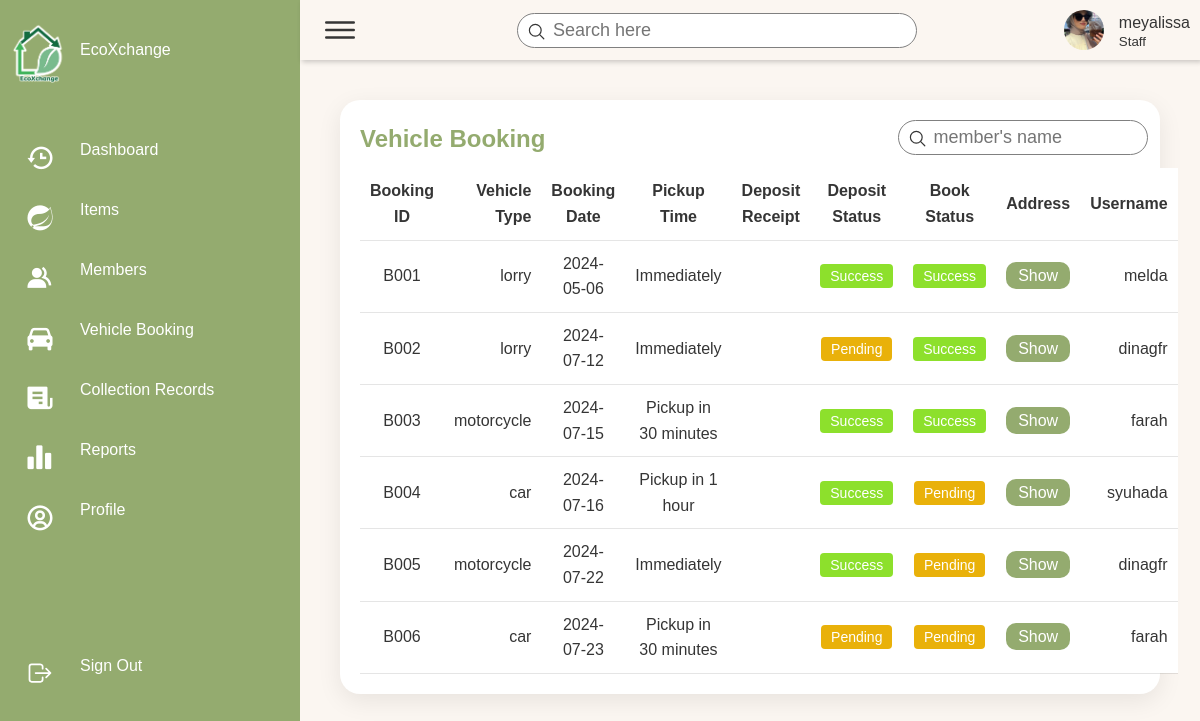
Screenshot of /EcoXchange/pages/Vehiclebooking.php (signed in) with the database file from the repository.
### tables this page shows
CREATE TABLE `staff` (
  `staff_ID` varchar(10) NOT NULL,
  `staff_username` varchar(20) NOT NULL,
  `staff_password` varchar(20) NOT NULL,
  `staff_first_name` varchar(30) NOT NULL,
  `staff_last_name` varchar(30) NOT NULL,
  `staff_contact_no` varchar(12) NOT NULL,
  `staff_email` varchar(30) NOT NULL,
  `category` varchar(30) NOT NULL,
  `staff_pict` varchar(255) NOT NULL
);

CREATE TABLE `booking` (
  `book_ID` varchar(10) NOT NULL,
  `vehicle_type` varchar(12) NOT NULL,
  `pickup_date` date NOT NULL,
  `pickup_time` varchar(30) NOT NULL,
  `deposit_receipt` varchar(255) NOT NULL,
  `deposit_status` varchar(15) NOT NULL,
  `book_status` varchar(15) NOT NULL,
  `address_ID` varchar(10) NOT NULL,
  `cust_ID` varchar(10) NOT NULL
);

CREATE TABLE `customer` (
  `cust_ID` varchar(10) NOT NULL,
  `cust_username` varchar(20) NOT NULL,
  `cust_password` varchar(20) NOT NULL,
  `cust_first_name` varchar(30) NOT NULL,
  `cust_last_name` varchar(30) NOT NULL,
  `cust_contact_no` varchar(12) NOT NULL,
  `cust_email` varchar(30) NOT NULL,
  `cust_pict` varchar(255) NOT NULL,
  `bank_id` varchar(10) DEFAULT NULL
);

### EcoXchange/includes/fetchUserData.php (called while the page is built, shortened)
<?php
include("dbconn.php");
$username = $_SESSION['username'];
$role = $_SESSION['role'];
if ($role === 'Staff') {
    $sql = "SELECT * FROM staff WHERE staff_username = '$username'";
} elseif ($role === 'Customer') {
    $sql = "SELECT * FROM customer WHERE cust_username = '$username'";
} else {
    header("Location: ../pages/Login.php");
    exit();
}
$query = mysqli_query($dbconn, $sql) or die("Error: " . mysqli_error($dbconn));
$user = mysqli_fetch_assoc($query);
$name = $user["staff_username"] ?? $user["cust_username"];
$image = $user["staff_pict"] ?? $user["cust_pict"];
?>

### EcoXchange/pages/Vehiclebooking.php (the view, shortened to what this page needs)
<?php
include('../includes/dbconn.php');
include('../includes/fetchUserData.php');
?>
<!DOCTYPE html>
<html lang="en">
<head>
    <link href="https://unpkg.com/boxicons@2.0.7/css/boxicons.min.css" rel="stylesheet" />
    <link rel="stylesheet" href="../style/booking-1.css">
</head>
<body>
    <div class="container">
        <?php include('sidebar-1.php'); ?>
        <div class="main">
            <?php include('header.php'); ?>
            <div class="content">
                <div class="details">
                    <div class="itemlist">
                        <div class="tableHeader">
                            <h2>Vehicle Booking</h2>
                            <div class="searchbar">
                                <label>
                                <input type="text" name="" id="search-member" placeholder="member's name" onkeyup="searchmember()">
                                <ion-icon name="search-outline"></ion-icon>
                                </label>
                            </div>
                        </div>
                        <?php
                            include("../includes/dbconn.php");
                            $sql = "SELECT * FROM booking k JOIN customer c ON k.cust_ID = c.cust_ID;";
                            $query = mysqli_query($dbconn, $sql);
                            $num_rows = mysqli_num_rows($query);
                            if($num_rows == 0){
                                echo "No Booking Record";
                            } else {
                                echo '<table class="table1">';
                                echo "<thead>";
                                echo"<tr>";
                                echo"<td>Booking ID</td>";
                                echo"<td>Vehicle Type</td>";
                                echo"<td>Booking Date</td>";
                                echo"<td>Pickup Time</td>";
                                echo"<td>Deposit Receipt</td>";
                                echo"<td>Deposit Status</td>";
                                echo"<td>Book Status</td>";
                                echo"<td>Address</td>";
                                echo"<td>Username</td>";
                                echo"</tr>";
                                echo "</thead>";
                                while($row = mysqli_fetch_array($query)){
                                    echo "<tbody>";
                                        echo"<tr>";
                                            echo"<td>".$row["book_ID"]."</td>";
                                            echo"<td>".$row["vehicle_type"]."</td>";
                                            echo"<td>".$row["pickup_date"]."</td>";
                                            echo"<td>".$row["pickup_time"]."</td>";
                                            echo '<td><img src="' . $row['deposit_receipt'] . '" alt=""></td>';
                                            echo"<td><button class='";
                                                echo $row["deposit_status"] == 'success' ? "success" : "pending";
                                            echo "'>";
                                            if($row["deposit_status"] == 'success') {
                                                echo '<a href="status.php?book_ID='.$row["book_ID"].'&deposit_status=pending">Success</a>';
                                            } else {
                                                echo '<a href="status.php?book_ID='.$row["book_ID"].'&deposit_status=success">Pending</a>';
                                            }
                                            echo "</button></td>";
                                            echo"<td><button class='";
                                                if($row["book_status"] == 'success') {
                                                    echo "success";
                                                } elseif ($row["book_status"] == 'pending'){
                                                    echo "pending";
                                                } elseif ($row["book_status"] == 'inProgress'){
                                                    echo "inProgress";
                                                } else {
                                                    echo "cancel";
                                                }
                                                echo "'>";
                                                if($row["book_status"] == 'success') {
                                                    echo '<a href="bookstatus.php?book_ID='.$row["book_ID"].'&book_status=inProgress">Success</a>';
                                                } elseif ($row["book_status"] == 'pending'){
                                                    echo '<a href="bookstatus.php?book_ID='.$row["book_ID"].'&book_status=cancel">Pending</a>';
                                                } elseif ($row["book_status"] == 'inProgress'){
                                                    echo '<a href="bookstatus.php?book_ID='.$row["book_ID"].'&book_status=pending">In Progress</a>';
                                                } else {
                                                    echo '<a href="bookstatus.php?book_ID='.$row["book_ID"].'&book_status=success">Cancel</a>';
                                                }
                                                echo "</button></td>";
                                            echo '<td><a href="?address_id='.$row["address_ID"].'" class="btnAddr">Show</a></td>';
                                            echo"<td>".$row["cust_username"]."</td>";
                                        echo"</tr>";
                                    echo "</tbody>";
                                }
                                echo '</table>';
                            }
                        ?>
                    </div>
                </div>
            </div>
        </div>
    </div>
</body>
</html>

### EcoXchange/pages/header.php
<div class="topbar">
    <div class="toggle">
        <ion-icon name="menu-outline"></ion-icon>
    </div>
    <div class="search">
        <label>
            <input type="text" placeholder="Search here">
            <ion-icon name="search-outline"></ion-icon>
        </label>
    </div>
    <div class="user">
        <img src="<?php echo $image; ?>" alt="">
        <div class="info">
            <p><?php echo $name; ?></p>
            <small><?php echo $role; ?></small>
        </div>
    </div>
</div>

### EcoXchange/style/booking-1.css (style rules this page uses)
.btnAddr { padding: 5px 12px; width: 90px; background-color: var(--primary-color); border: 0; border-radius: 10px; color: white; margin: 10px auto; cursor: pointer; }
.success { padding: 4px 10px; background: #8de02c; border:0; border-radius: 4px; font-size: 14px; font-weight: 500; }
.pending { padding: 4px 10px; background: #e9b10a; border:0; border-radius: 4px; font-size: 14px; font-weight: 500; }
a { text-decoration: none; color: var(--white-color); }

### EcoXchange/style/items-1.css (style rules this page uses)
.content { width: 100%; }
.table1 tr { background-color: white ; color: black; }
.table1 td, .table1 th { text-align: center; }
.details { position: relative; width: 100%; padding: 20px; }
.details .itemlist { position: relative; display: grid; min-height: 500px; background: var(--white-color); padding: 20px; box-shadow: 0 7px 25px rgba(0, 0, 0, 0.08); border-radius: 20px; }
.details .tableHeader { display: flex; justify-content: space-between; align-items: flex-start; }
.tableHeader h2 { font-weight: 600; color: var(--primary-color); }
.details table { width: 100%; border-collapse: collapse; margin-top: 10px; }
.details table thead td { font-weight: 600; }
.details .itemlist table tr { color: var(--dark-color); border-bottom: 1px solid rgba(0, 0, 0, 0.1); }
.details .itemlist table tr:last-child { border-bottom: 1px solid rgba(0, 0, 0, 0.1); }
.details .itemlist table tr td { padding: 10px; }
.details .itemlist table tr td:last-child { text-align: end; }
.details .itemlist table tr td:nth-child(2) { text-align: end; }
.details .itemlist table tr td:nth-child(3) { text-align: center; }
.content { padding:20px; }

### EcoXchange/style/SidebarUser.css (style rules this page uses)
* { font-family: "Ubuntu", sans-serif; margin: 0; padding: 0; box-sizing: border-box; }
body { min-height: 100vh; overflow-x: hidden; }
.container { position: relative; width: 100%; }
.main { position: absolute; width: calc(100% - 300px); left: 300px; min-height: 100vh; background: var(--background-color); transition: 0.5s; }
.topbar { width: 100%; height: 60px; display: flex; justify-content: space-between; align-items: center; padding: 0 10px; box-shadow: 2px 2px 5px rgba(0, 0, 0, 0.2); }
.toggle { position: relative; width: 60px; height: 60px; display: flex; justify-content: center; align-items: center; font-size: 2.5rem; cursor: pointer; }
.search { position: relative; width: 400px; margin: 0 10px; }
.search label { position: relative; width: 100%; }
.search label input { width: 100%; height: 35px; border-radius: 40px; padding: 5px 20px; padding-left: 35px; font-size: 18px; outline: none; border: 1px solid var(--text-grey); }
.search label ion-icon { position: absolute; top: 0; left: 10px; font-size: 1.2rem; }
.user { position: relative; display: flex; }
.user img { width: 40px; height: 40px; object-fit: cover; border-radius: 50%; cursor: pointer; }
.user .info { margin-left: 15px; height: 40px; }
.user p { margin-bottom: -8px; }
.user small { margin-top: -8px; }
.content { padding:20px; }

### EcoXchange/style/style.css (style rules this page uses)
:root { --background-color: #FBF6F1; --primary-color: #94AB6F; --dark-prim-color: #6e854a; --secondary-color: #136B40; --white-color: #fff; --dark-color: #353535; --black-color: black; --text-grey: grey; --body-font: "Poppins", sans-serif, "Martel"; --biggest-font-size: 4.5rem; --h1-font-size: 2.5rem; --h2-font-size: 1.5rem; --h3-font-size: 1.25rem; --normal-font-size: 1rem; --small-font-size: 0.875rem; --smaller-font-size: 0.813rem; --font-medium: 400; --font-semi-bold: 600; --font-bold: 700; --mb-1: 0.5rem; --mb-2: 1rem; --mb-3: 1.5rem; --mb-4: 2rem; --mb-5: 2.5rem; --mb-6: 3rem; --z-normal: 1; --z-tooltip: 10; --z-fixed: 100; --screen-size: 80vh; --padding-size: 4rem 0 2rem; }
html { scroll-behavior: smooth; }
* { text-decoration: none; list-style: none; }
body { margin: var(--header-height) 0 0 0; font-family: var(--body-font); font-size: var(--normal-font-size); font-weight: var(--font-medium); background-color: var(--background-color); color: var(--dark-color); line-height: 1.6; }

### EcoXchange/style/searchbar.css (style rules this page uses)
.searchbar { width: 250px; margin-right: 30px; }
.searchbar label { position: relative; width: 100%; }
.searchbar label input { width: 100%; height: 35px; border-radius: 40px; padding: 5px 20px; padding-left: 35px; font-size: 18px; outline: none; border: 1px solid var(--text-grey); }
.searchbar label ion-icon { position: absolute; top: 0; left: 10px; font-size: 1.2rem; }

### rows the page displays
staff: staff_pict (picture), staff_username "meyalissa"
booking: book_ID "B001", vehicle_type "lorry", pickup_date "2024-05-06", pickup_time "Immediately", cust_ID.cust_username "melda"
booking: book_ID "B002", vehicle_type "lorry", pickup_date "2024-07-12", pickup_time "Immediately", cust_ID.cust_username "dinagfr"
booking: book_ID "B003", vehicle_type "motorcycle", pickup_date "2024-07-15", pickup_time "Pickup in 30 minutes", cust_ID.cust_username "farah"
booking: book_ID "B004", vehicle_type "car", pickup_date "2024-07-16", pickup_time "Pickup in 1 hour", cust_ID.cust_username "syuhada"
booking: book_ID "B005", vehicle_type "motorcycle", pickup_date "2024-07-22", pickup_time "Immediately", cust_ID.cust_username "dinagfr"
booking: book_ID "B006", vehicle_type "car", pickup_date "2024-07-23", pickup_time "Pickup in 30 minutes", cust_ID.cust_username "farah"

### other values shown
$role "Staff"
